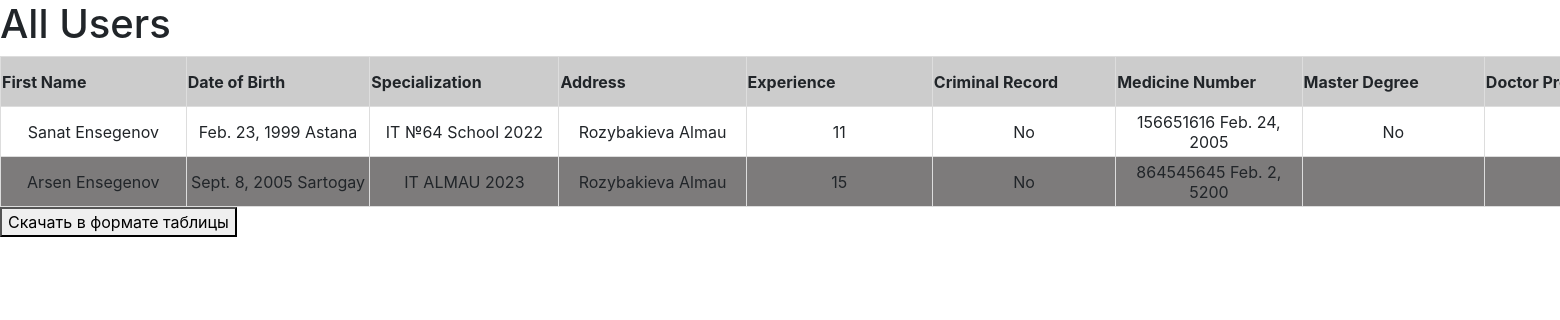
Screenshot of /all.html (signed in) with the database file from the repository.
### info1/models.py (models this page shows)
class User_name(models.Model):
    firstname = models.CharField(null=False, max_length=255)
    secondname = models.CharField(null=False, max_length=255, default='')
    created_at = models.DateTimeField(auto_now_add=True)
    owner = models.ForeignKey(User, on_delete=models.CASCADE, null=False, related_name='user_names')
    class Meta:
        verbose_name = 'User_name'
        verbose_name_plural = 'User_names'

class User_birth(models.Model):
    date_of_birth = models.DateField(null=True)
    place_of_birth = models.CharField(null=False, max_length=255)
    created_at = models.DateTimeField(auto_now_add=True, null=False)
    updated_at = models.DateTimeField(auto_now=True)
    user_name = models.ForeignKey(User_name, on_delete=models.CASCADE, null=False, related_name='user_births')
    class Meta:
        verbose_name = 'User_birth'
        verbose_name_plural = 'User_births'

class User_info(models.Model):
    specialization = models.CharField(null=False, max_length=255)
    orga_of_education =  models.CharField(null=False, max_length=255)
    year_of_graduation = models.IntegerField(null=False, default=False)
    user_name = models.ForeignKey(User_name, on_delete=models.CASCADE, null=False, related_name='user_infos')
    class Meta:
        verbose_name = 'User_info'
        verbose_name_plural = 'User_infos'

class User_work(models.Model):
    address = models.CharField(null=False, max_length=255)
    organization = models.CharField(null=False, max_length=255)
    user_name = models.OneToOneField(User_name, on_delete=models.CASCADE, null=False, related_name='user_works')
    class Meta:
        verbose_name = 'User_work'
        verbose_name_plural = 'User_works'

class Practice(models.Model):
    experience = models.IntegerField(null=False, default=False)
    user_name = models.OneToOneField(User_name, on_delete=models.CASCADE, null=False, related_name='practices')
    class Meta:
        verbose_name = 'Practice'
        verbose_name_plural = 'Practices'

class Criminal(models.Model):
    criminal_record = models.CharField(null=False, max_length=255)
    user_name = models.OneToOneField(User_name, on_delete=models.CASCADE, null=False, related_name='criminals')
    class Meta:
        verbose_name = 'Criminal'
        verbose_name_plural = 'Criminals'

class Medicine(models.Model):
    medicine_number = models.IntegerField(null=False)
    medicine_date = models.DateField(null=True)
    user_name = models.OneToOneField(User_name, on_delete=models.CASCADE, null=False, related_name='medicines')
    class Meta:
        verbose_name = 'Medicine'
        verbose_name_plural = 'Medicines'

class Master(models.Model):
    master_degree = models.CharField(max_length=100, blank=True, null=True)
    user_name = models.OneToOneField(User_name, on_delete=models.CASCADE, null=False, related_name='masters')
    class Meta:
        verbose_name = 'Master'
        verbose_name_plural ='Masters'

### info1/views.py (the view)
# urls.py: path('all.html', all_page, name='all'),
def all_page(request):
    if request.user.is_authenticated:
        if request.method == 'GET':
            users = User.objects.all()
            user_names = User_name.objects.all()
            user_births = User_birth.objects.select_related('user_name').all()
            User_infos = User_info.objects.select_related('user_name').all()
            Practices = Practice.objects.select_related('user_name').all()
            Criminals = Criminal.objects.select_related('user_name').all()
            Medicines = Medicine.objects.select_related('user_name').all()
            Masters = Master.objects.select_related('user_name').all()
            Doctors = Doctor.objects.select_related('user_name').all()
            Phds = Phd.objects.select_related('user_name').all()
            Professors = Professor.objects.select_related('user_name').all()
            Sports = Sport.objects.select_related('user_name').all()
            Subjects = Subject.objects.select_related('user_name').all()
            User_works = User_work.objects.select_related('user_name').all()
            return render(request, 'info1/all.html', {'user_names': user_names, 'users': users, 'user_births':user_births, 'User_infos':User_infos, 'Practices':Practices,'Criminals': Criminals, 'Medicines': Medicines, 'Masters':Masters, 'Doctors':Doctors, 'Phds':Phds, 'Professors':Professors, 'Sports':Sports,'Subjects':Subjects, 'User_works':User_works})
    else:
        return redirect('/auth/login/')

### info1/templates/info1/all.html (shortened to what this page needs)
{% extends 'base.html' %}
{% block content %}
  <h1>All Users</h1>
  <table>
    <thead>
      <tr>
        <th>First Name</th>
        <th>Date of Birth</th>
        <th>Specialization</th>
        <th>Address</th>
        <th>Experience</th>
        <th>Criminal Record</th>
        <th>Medicine Number</th>
        <th>Master Degree</th>
        <th>Doctor Profile</th>
      </tr>
    </thead>
    <tbody>
      {% for user_name in user_names %}
        <tr>
          <td>{{ user_name.firstname }}  {{ user_name.secondname }}</td>
          <td>
            {% for user_birth in user_name.user_births.all %}
                {{ user_birth.date_of_birth }}
                    {{ user_birth.place_of_birth }}
            {% endfor %}
            </td>
          <td>
            {% for user_info in user_name.user_infos.all %}
               {{ user_info.specialization }}  {{ user_info.orga_of_education }}  {{ user_info.year_of_graduation }}
            {% endfor %}
            </td>
          <td>{{ user_name.user_works.address }}  {{ user_name.user_works.organization }}</td>
          <td>{{ user_name.practices.experience }}</td>
          <td>{{ user_name.criminals.criminal_record }}</td>
          <td>{{ user_name.medicines.medicine_number }} {{ user_name.medicines.medicine_date }}</td>
          <td>{{ user_name.masters.master_degree }}</td>
          <td>{{ user_name.doctors.doctor_profile }}</td>
        </tr>
      {% endfor %}
    </tbody>
  </table>
  <button onclick="exportTableToCSV('users_table.csv')">Скачать в формате таблицы</button>
{% endblock %}

### templates/base.html (shortened to what this page needs)
{% load static %}
<html>
    <head>
        <link href="{% static 'css/bootstrap.min.css' %}" rel="stylesheet" />
    </head>
    <body>
        {% block content %}
        {% endblock %}
    </body>
</html>

### info1/templates/info1/all.html (style rules this page uses)
table { border-collapse: collapse; width: 2400px; }
thead { background-color: #ccc; }
th, td { border: 1px solid #ddd; width: 200px; height: 50px; }
td { text-align: center; }
tbody tr:nth-child(even) { background-color: #7d7b7b; }

### rows the page displays
User_name: firstname "Sanat", secondname "Ensegenov", user_works.address "Rozybakieva", user_works.organization "Almau", practices.experience "11", criminals.criminal_record "No", medicines.medicine_number "156651616", medicines.medicine_date "Feb. 24, 2005", masters.master_degree "No"
User_birth: date_of_birth "Feb. 23, 1999", place_of_birth "Astana"
User_info: specialization "IT", orga_of_education "№64 School", year_of_graduation "2022"
User_name: firstname "Arsen", secondname "Ensegenov", user_works.address "Rozybakieva", user_works.organization "Almau", practices.experience "15", criminals.criminal_record "No", medicines.medicine_number "864545645", medicines.medicine_date "Feb. 2, 5200"
User_birth: date_of_birth "Sept. 8, 2005", place_of_birth "Sartogay"
User_info: specialization "IT", orga_of_education "ALMAU", year_of_graduation "2023"
